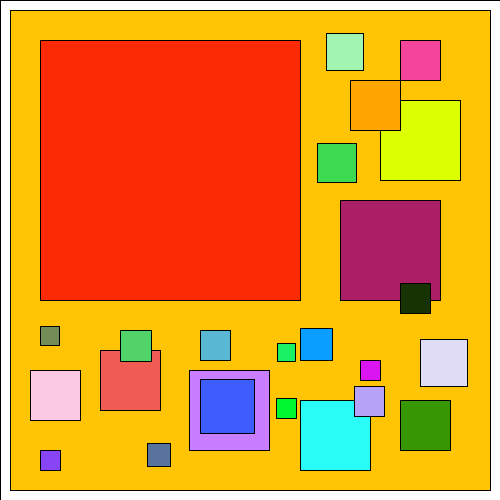
Frame 1 (no input)
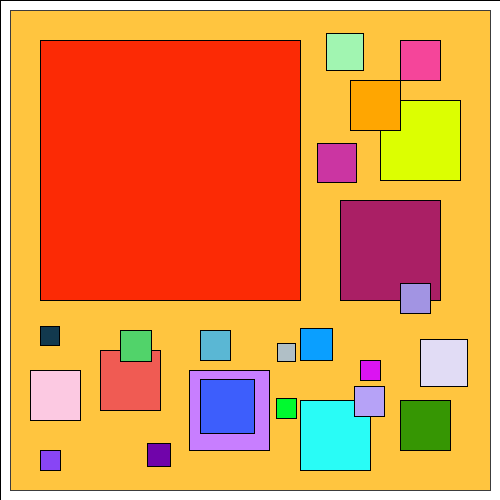
Frame 60 (the mouse pressed at the canvas centre just before this capture)
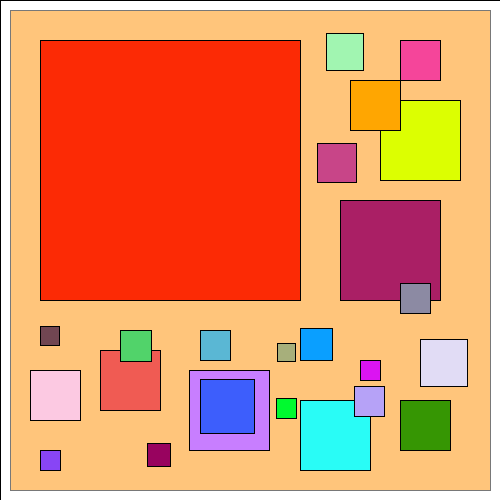
Frame 120 (the mouse held since frame 60 and released just before this capture)

The Processing sketch that drew these frames (run headless with seeded random() and noise(); from frame 60 on, the mouse is pressed at the canvas centre):

// Processing sketch: processing_53758
// ── processing_53758.pde

void setup(){
size(500,500);
background(255,255,255);

fill(255,197,3);
rect(10,10,480,480);
}

void draw(){
  
fill(252,41,4);
rect(40,40,260,260);

//fill(255,30,0,100);
//rect(60,200,150,150);

fill(170,30,100);
rect(340,200,100,100);

fill(53,150,2);
rect(400,400,50,50);

fill(40,252,246);
rect(300,400,70,70);

fill(89,183,212);
rect(200,330,30,30);

fill(240,90,82);
rect(100,350,60,60);

fill(220,255,0);
rect(380,100,80,80);

fill(255,166,0);
rect(350,80,50,50);

fill(200,125,255);
rect(189,370,80,80);

fill(255,255,255,1);
rect(0,0,500,500);

fill(136,69,245);
rect(40,450,20,20);

fill(245,69,154);
rect(400,40,40,40);

fill(252,201,226);
rect(30,370,50,50);

fill(219,20,242);
rect(360,360,20,20);

fill(182,162,247);
rect(354,386,30,30);

fill(10,159,255);
rect(300,328,32,32);

fill(225,220,245);
rect(420,339,47,47);

fill(61, 94, 252);
rect(200,379,54,54);

fill(161,245,177);
rect(326,33,37,37);

fill(0,250,47);
rect(276,398,20,20);

fill(81,211,106);
rect(120,330,31,31);

fill(random(255),random(255),random(255));
rect(147,443,19,19);

fill(random(255),random(255),random(255));
rect(317,143,39,39);

fill(random(255),random(255),random(255));
rect(40,326,19,19);

fill(random(255),random(255),random(255));
rect(400,283,30,30);

fill(random(255),random(255),random(255));
rect(147,443,23,23);

fill(random(255),random(255),random(255));
rect(277,343,18,18);

}



//if(frameCount < 50) return;
//noStroke();
 //fill(random(255),0,0);
 //rect(mouseX,mouseY,50,50);



				
